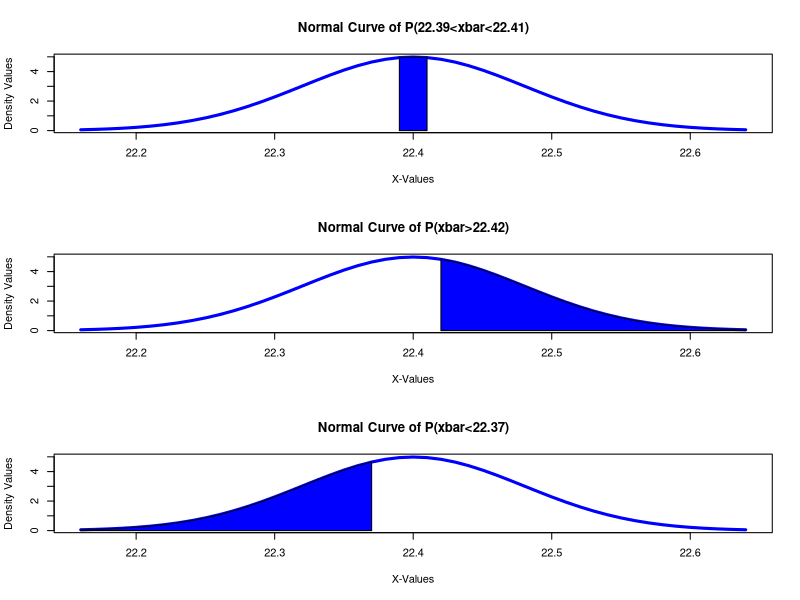

Write the R code that produced this figure.
N<-1500 
N 
Ns<-300 
Ns 
n<-36 
n 
mu<-22.4
mu 
sigma<-0.48 
sigma 
se<-sigma/sqrt(n) 
se
P_xbar_22.39_22.41<-pnorm(q=22.41,mean=mu,sd=se, lower.tail=T)-pnorm(q=22.39,mean=mu,sd=se, lower.tail=T)
P_xbar_22.39_22.41 
lower_bound=mu-3*se
lower_bound 
upper_bound=mu+3*se 
upper_bound 
x=seq(from=lower_bound, to=upper_bound, by=0.01)
x
y=dnorm(x, mean=mu, sd =se) 
y
par(mfrow=c(3,1))
plot(x, y, type="l", lty =1, col ="blue", xlab = "X-Values", ylab = "Density Values", main = "Normal Curve of P(22.39<xbar<22.41)", lwd=3) 
x=seq(from= 22.39, to=22.41, by=0.01)
y=dnorm(x, mean = mu,  se) 
polygon(c(22.39,x,22.41),c(0,y,0),col="blue")
ENS1<- Ns* P_xbar_22.39_22.41
ENS1
Apprx_ENS1<-round(ENS1)
Apprx_ENS1 
P_xbar_22.42<-pnorm(q=22.42,mean=mu,sd=se,lower.tail = F) 
P_xbar_22.42
x1=seq(from= lower_bound, to=upper_bound, by=0.01)
x1
y1=dnorm(x1, mean=mu, sd =se)
y1 
plot(x1, y1, type = "l", lty = 1, col = "blue", xlab = "X-Values", ylab = "Density Values", main = "Normal Curve of P(xbar>22.42)", lwd=3) 
x1=seq(from=22.42, to=upper_bound, by=0.01)
y1=dnorm(x1, mean = mu, sd = se) 
polygon(c(22.42,x1, upper_bound),c(0,y1,0),col="blue")
ENS2<- Ns* P_xbar_22.42
ENS2 
Apprx_ENS2<-round(ENS2) 
Apprx_ENS2
P_xbar_22.37<-pnorm(q=22.37,mean=mu,sd=se, lower.tail = T)
P_xbar_22.37
x2=seq(from= lower_bound, to=upper_bound, by=0.01) 
x2 
y2=dnorm(x2, mean=mu, sd =se) 
y2
plot(x2, y2, type = "l", lty = 1, col = "blue", xlab = "X-Values", ylab = "Density Values", main = "Normal Curve of P(xbar<22.37)", lwd=3)
x2=seq(from=lower_bound, to=22.37, by=0.01) 
y2=dnorm(x2, mean = mu, sd = se)
polygon(c(lower_bound,x2,22.37),c(0,y2,0),col="blue")
ENS3<-Ns* P_xbar_22.37 
ENS3
Apprx_ENS3<-round(ENS3)
Apprx_ENS3
P_xbar_22.38_22.41<-pnorm(q=22.38,mean=mu,sd=se,lower.tail=T)+pnorm(q=22.41,mean=mu,sd=se,lower.tail=F) 
P_xbar_22.38_22.41 
ENS4<-Ns* P_xbar_22.38_22.41
ENS4 
Apprx_ENS4<-round(ENS4)
Apprx_ENS4
cat("(i) The expected number of samples having their means between 22.39 and 22.41is :", round(Apprx_ENS2), "\n")
cat("(ii) The expected number of samples having their means greater than 22.42 is:", round(Apprx_ENS2), "\n")
cat("(iii) The expected number of samples having their means less than 22.37 is :", round(Apprx_ENS3), "\n") 
cat("(iv) The expected number of samples having their means less than 22.38 or greater than 22.41 is :", round(Apprx_ENS4), "\n")